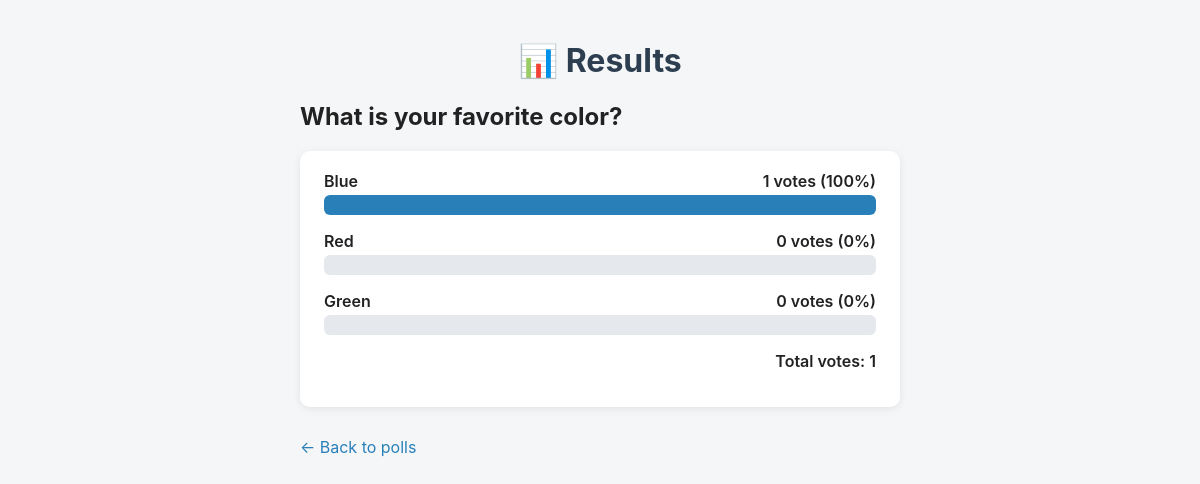
The page /results.php?id=2 on the database its author committed.
### tables this page shows
CREATE TABLE polls (
            id INTEGER PRIMARY KEY AUTOINCREMENT,
            question TEXT NOT NULL,
            created_at DATETIME DEFAULT CURRENT_TIMESTAMP
        );

CREATE TABLE options (
            id INTEGER PRIMARY KEY AUTOINCREMENT,
            poll_id INTEGER NOT NULL,
            text TEXT NOT NULL,
            votes INTEGER DEFAULT 0,
            FOREIGN KEY (poll_id) REFERENCES polls(id)
        );

### results.php (the view, shortened to what this page needs)
<?php
require 'db.php';
$pollId = intval($_GET['id'] ?? 0);
$stmt = $pdo->prepare("SELECT * FROM polls WHERE id = ?");
$stmt->execute([$pollId]);
$poll = $stmt->fetch(PDO::FETCH_ASSOC);
$stmt = $pdo->prepare("SELECT * FROM options WHERE poll_id = ? ORDER BY votes DESC");
$stmt->execute([$pollId]);
$options = $stmt->fetchAll(PDO::FETCH_ASSOC);
$totalVotes = array_sum(array_column($options, 'votes'));
?>
<!DOCTYPE html>
<html lang="en">
<head>
<link rel="stylesheet" href="style.css">
</head>
<body>
<div class="container">
    <h1>📊 Results</h1>
    <h2><?= htmlspecialchars($poll['question']) ?></h2>
    <div class="results-card">
        <?php foreach ($options as $option): ?>
            <?php
            $percent = $totalVotes > 0 ? round(($option['votes'] / $totalVotes) * 100, 1) : 0;
            ?>
            <div class="result-bar">
                <div class="bar-info">
                    <span><?= htmlspecialchars($option['text']) ?></span>
                    <span><?= $option['votes'] ?> votes (<?= $percent ?>%)</span>
                </div>
                <div class="bar-background">
                    <div class="bar-fill" style="width: <?= $percent ?>%;"></div>
                </div>
            </div>
        <?php endforeach; ?>
        <p class="total">Total votes: <?= $totalVotes ?></p>
    </div>
    <a class="results-link" href="index.php">← Back to polls</a>
</div>
</body>
</html>

### style.css (style rules this page uses)
* { box-sizing: border-box; }
body { font-family: -apple-system, BlinkMacSystemFont, 'Segoe UI', sans-serif; background: #f4f6f8; margin: 0; padding: 20px; color: #222; }
.container { max-width: 600px; margin: 0 auto; }
h1 { text-align: center; color: #2c3e50; }
.poll-card, .results-card { background: #fff; border-radius: 10px; padding: 20px 24px; margin-bottom: 20px; box-shadow: 0 2px 8px rgba(0,0,0,0.08); }
.results-link { display: inline-block; margin-top: 10px; color: #2980b9; text-decoration: none; }
.result-bar { margin-bottom: 16px; }
.bar-info { display: flex; justify-content: space-between; margin-bottom: 4px; font-weight: 600; }
.bar-background { background: #e5e9ed; border-radius: 6px; overflow: hidden; height: 20px; }
.bar-fill { background: #2980b9; height: 100%; transition: width 0.4s ease; }
.total { margin-top: 16px; font-weight: 600; text-align: right; }

### rows shown on the page
polls: question "What is your favorite color?"
options: text "Blue", votes "1", votes "100"
options: text "Red", votes "0"
options: text "Green", votes "0"

### other values the page prints
$totalVotes "1"
